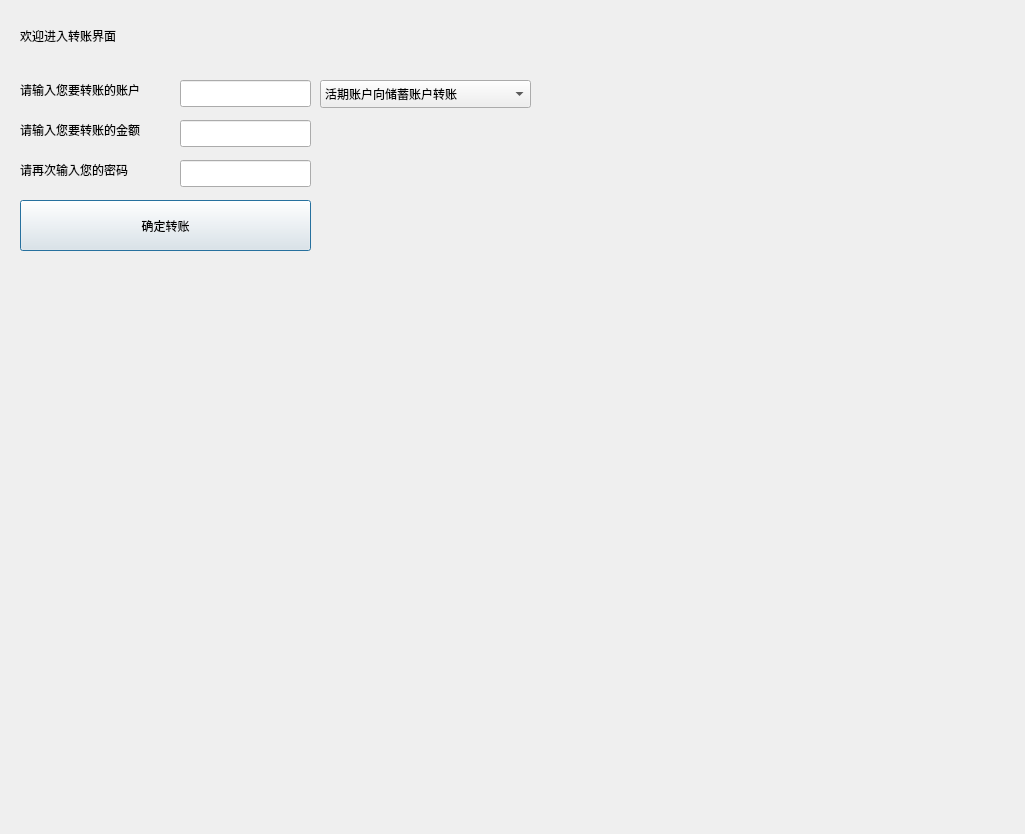
<?xml version="1.0" encoding="UTF-8"?>
<ui version="4.0">
 <class>dialogusertransfer</class>
 <widget class="QDialog" name="dialogusertransfer">
  <property name="geometry">
   <rect>
    <x>0</x>
    <y>0</y>
    <width>1025</width>
    <height>834</height>
   </rect>
  </property>
  <property name="windowTitle">
   <string>Dialog</string>
  </property>
  <widget class="QLabel" name="label">
   <property name="geometry">
    <rect>
     <x>20</x>
     <y>80</y>
     <width>161</width>
     <height>20</height>
    </rect>
   </property>
   <property name="text">
    <string>请输入您要转账的账户</string>
   </property>
  </widget>
  <widget class="QLineEdit" name="lineEdit_2">
   <property name="geometry">
    <rect>
     <x>180</x>
     <y>120</y>
     <width>131</width>
     <height>27</height>
    </rect>
   </property>
  </widget>
  <widget class="QLineEdit" name="lineEdit">
   <property name="geometry">
    <rect>
     <x>180</x>
     <y>80</y>
     <width>131</width>
     <height>27</height>
    </rect>
   </property>
  </widget>
  <widget class="QPushButton" name="pushButton">
   <property name="geometry">
    <rect>
     <x>20</x>
     <y>200</y>
     <width>291</width>
     <height>51</height>
    </rect>
   </property>
   <property name="text">
    <string>确定转账</string>
   </property>
  </widget>
  <widget class="QLabel" name="label_2">
   <property name="geometry">
    <rect>
     <x>20</x>
     <y>120</y>
     <width>181</width>
     <height>20</height>
    </rect>
   </property>
   <property name="text">
    <string>请输入您要转账的金额</string>
   </property>
  </widget>
  <widget class="QLabel" name="label_3">
   <property name="geometry">
    <rect>
     <x>20</x>
     <y>160</y>
     <width>181</width>
     <height>20</height>
    </rect>
   </property>
   <property name="text">
    <string>请再次输入您的密码</string>
   </property>
  </widget>
  <widget class="QLineEdit" name="lineEdit_3">
   <property name="geometry">
    <rect>
     <x>180</x>
     <y>160</y>
     <width>131</width>
     <height>27</height>
    </rect>
   </property>
  </widget>
  <widget class="QLabel" name="label_4">
   <property name="geometry">
    <rect>
     <x>470</x>
     <y>240</y>
     <width>69</width>
     <height>20</height>
    </rect>
   </property>
   <property name="text">
    <string/>
   </property>
  </widget>
  <widget class="QLabel" name="label_5">
   <property name="geometry">
    <rect>
     <x>400</x>
     <y>290</y>
     <width>69</width>
     <height>20</height>
    </rect>
   </property>
   <property name="text">
    <string/>
   </property>
  </widget>
  <widget class="QLabel" name="label_6">
   <property name="geometry">
    <rect>
     <x>390</x>
     <y>250</y>
     <width>69</width>
     <height>20</height>
    </rect>
   </property>
   <property name="text">
    <string/>
   </property>
  </widget>
  <widget class="QLabel" name="label_7">
   <property name="geometry">
    <rect>
     <x>-40</x>
     <y>-100</y>
     <width>831</width>
     <height>471</height>
    </rect>
   </property>
   <property name="styleSheet">
    <string notr="true">image:url(:/jrbj1.jfif)</string>
   </property>
   <property name="text">
    <string/>
   </property>
  </widget>
  <widget class="QLabel" name="label_8">
   <property name="geometry">
    <rect>
     <x>20</x>
     <y>10</y>
     <width>481</width>
     <height>51</height>
    </rect>
   </property>
   <property name="text">
    <string>欢迎进入转账界面</string>
   </property>
  </widget>
  <widget class="QComboBox" name="comboBox">
   <property name="geometry">
    <rect>
     <x>320</x>
     <y>80</y>
     <width>211</width>
     <height>28</height>
    </rect>
   </property>
   <item>
    <property name="text">
     <string>活期账户向储蓄账户转账</string>
    </property>
   </item>
   <item>
    <property name="text">
     <string>储蓄账户向活期账户转账</string>
    </property>
   </item>
   <item>
    <property name="text">
     <string>活期账户转账给他人</string>
    </property>
   </item>
  </widget>
  <zorder>label_7</zorder>
  <zorder>label</zorder>
  <zorder>lineEdit_2</zorder>
  <zorder>lineEdit</zorder>
  <zorder>pushButton</zorder>
  <zorder>label_2</zorder>
  <zorder>label_3</zorder>
  <zorder>lineEdit_3</zorder>
  <zorder>label_4</zorder>
  <zorder>label_5</zorder>
  <zorder>label_6</zorder>
  <zorder>label_8</zorder>
  <zorder>comboBox</zorder>
 </widget>
 <resources/>
 <connections/>
</ui>
